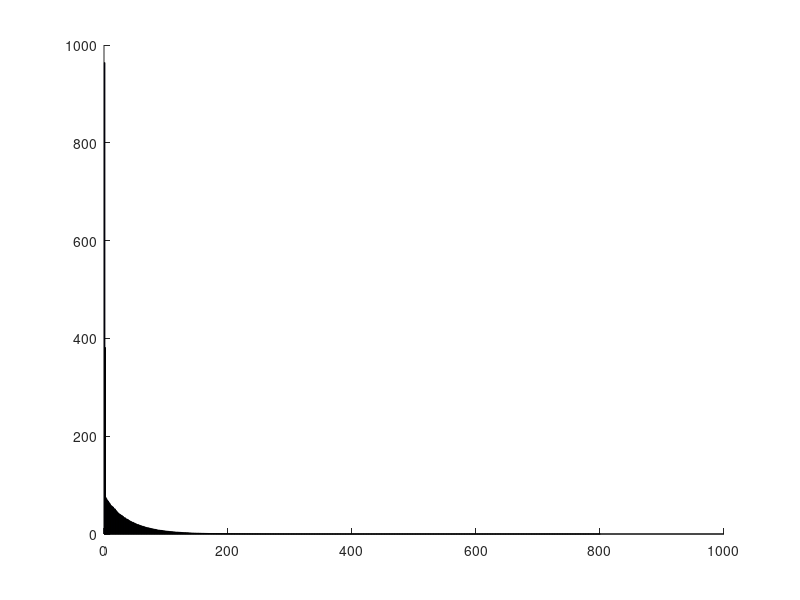

Recreate this plot in MATLAB. (Note: this script raises an error after producing the figure.)
m = 1000; n = 800;
signal = 1;
sigma = [8, 20];
eig_range = 20; % Assuming eig_range is defined somewhere in your script
class_balance = 1; % Assuming class_balance is defined somewhere in your script

c_bar = exp(-linspace(0, eig_range, n))'; % each feature has different weight
if signal == 0 % low
    c = randn(n,1); % distance
elseif signal == 1 % high
    c = randn(n,1).*(1-c_bar);  
else
    disp("Warning : Set the signal value either 0 or 1")
end

% Initialize figure
figure;
hold on;

% Define colors for the plots
colors = ['b', 'r']; % Blue and Red

for i = 1:length(sigma)
    W = sigma(i)*rand(m,n).*(ones(m,1)*c_bar'); % error of the data
    b = 2*(randn(m,1) > class_balance)-1;
    A = b*c' + W;                             % data in R^{m x d}
    
    % Compute singular values
    singular_values = svd(A);
    
    % Plot singular values with transparency
    if i == 1
        bar(singular_values, 'FaceColor', colors(i), 'FaceAlpha', 0.4, 'DisplayName', 'high signal');
    else
        bar(singular_values, 'FaceColor', colors(i), 'FaceAlpha', 0.4, 'DisplayName', 'low signal');
    end
end

% Customize plot
xlabel('Singular value', 'FontSize', 22);
ylabel('Singular Value size', 'FontSize', 22);
title('Spectrum of Hessian in sensing problem', 'FontSize', 20);
legend('show');

% Set the font size of the tick labels
ax = gca;
ax.FontSize = 18;

% Set the x-axis and y-axis limits to zoom in
xlim([0, 100]); % Adjust these values as needed
ylim([0, 500]); % Adjust these values as needed

% Save the plot as a PNG file
saveas(gcf, 'spectrum_of_hessian.png');

hold off;